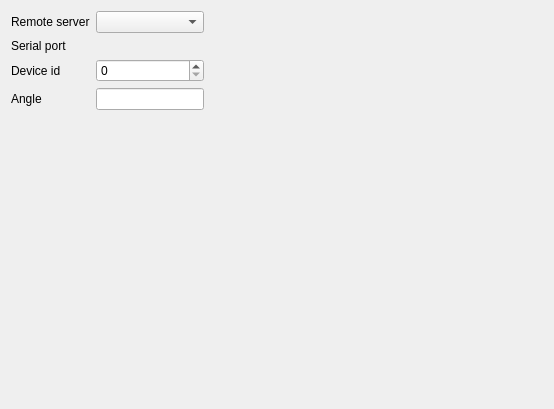
<?xml version="1.0" encoding="UTF-8"?>
<ui version="4.0">
 <class>ElliptecELL14RotationStageConfigEditor</class>
 <widget class="QWidget" name="ElliptecELL14RotationStageConfigEditor">
  <property name="geometry">
   <rect>
    <x>0</x>
    <y>0</y>
    <width>554</width>
    <height>409</height>
   </rect>
  </property>
  <property name="windowTitle">
   <string>Form</string>
  </property>
  <layout class="QHBoxLayout" name="horizontalLayout" stretch="0,1">
   <item>
    <layout class="QFormLayout" name="formLayout">
     <item row="0" column="0">
      <widget class="QLabel" name="remoteServerLabel">
       <property name="toolTip">
        <string>The name of the server that will actually instantiate the device.</string>
       </property>
       <property name="text">
        <string>Remote server</string>
       </property>
      </widget>
     </item>
     <item row="0" column="1">
      <widget class="RemoteServerComboBox" name="_remote_server_combobox"/>
     </item>
     <item row="1" column="0">
      <widget class="QLabel" name="serialPortLabel">
       <property name="toolTip">
        <string>The serial port to use to communicate with the device. e.g. &quot;COM9&quot;</string>
       </property>
       <property name="text">
        <string>Serial port</string>
       </property>
      </widget>
     </item>
     <item row="1" column="1">
      <widget class="SerialPortWidget" name="_serial_port_widget" native="true"/>
     </item>
     <item row="2" column="0">
      <widget class="QLabel" name="deviceIdLabel">
       <property name="toolTip">
        <string>The device ID of the device. This is what is referred as the address in the thorlabs Ello software.
If the device is used in multi-port mode, a single serial port can control multiple devices with different
device IDs. However, this is not supported at the moment and only one device can be instantiated for a given
serial port.</string>
       </property>
       <property name="text">
        <string>Device id</string>
       </property>
      </widget>
     </item>
     <item row="2" column="1">
      <widget class="QSpinBox" name="_device_id_spinbox"/>
     </item>
     <item row="3" column="0">
      <widget class="QLabel" name="angleLabel">
       <property name="toolTip">
        <string>The position of the stage in degrees. This can be an expression that depends on other variables.
When these variables change, the new position will be recalculated in consequence and the stage will move to
the new position.</string>
       </property>
       <property name="text">
        <string>Angle</string>
       </property>
      </widget>
     </item>
     <item row="3" column="1">
      <widget class="ExpressionWidget" name="_angle_line_edit">
       <property name="toolTip">
        <string/>
       </property>
      </widget>
     </item>
    </layout>
   </item>
   <item>
    <spacer name="horizontalSpacer">
     <property name="orientation">
      <enum>Qt::Horizontal</enum>
     </property>
     <property name="sizeHint" stdset="0">
      <size>
       <width>40</width>
       <height>20</height>
      </size>
     </property>
    </spacer>
   </item>
  </layout>
 </widget>
 <customwidgets>
  <customwidget>
   <class>RemoteServerComboBox</class>
   <extends>QComboBox</extends>
   <header>remote_server_combobox.h</header>
  </customwidget>
  <customwidget>
   <class>SerialPortWidget</class>
   <extends>QWidget</extends>
   <header>serial_port_widget.h</header>
   <container>1</container>
  </customwidget>
  <customwidget>
   <class>ExpressionWidget</class>
   <extends>QLineEdit</extends>
   <header>expression_widget.h</header>
  </customwidget>
 </customwidgets>
 <resources/>
 <connections/>
</ui>
